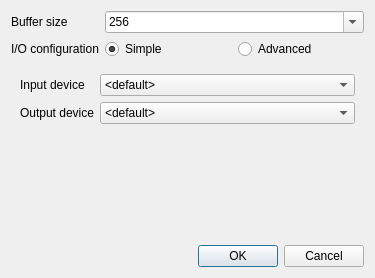
<?xml version="1.0" encoding="UTF-8"?>
<ui version="4.0">
 <class>PwAsioDialog</class>
 <widget class="QDialog" name="PwAsioDialog">
  <property name="geometry">
   <rect>
    <x>0</x>
    <y>0</y>
    <width>375</width>
    <height>278</height>
   </rect>
  </property>
  <property name="windowTitle">
   <string>PipeWire ASIO Settings</string>
  </property>
  <layout class="QVBoxLayout" name="verticalLayout_3">
   <item>
    <layout class="QVBoxLayout" name="verticalLayout">
     <item>
      <layout class="QFormLayout" name="formLayout">
       <item row="0" column="0">
        <widget class="QLabel" name="label">
         <property name="text">
          <string>Buffer size</string>
         </property>
        </widget>
       </item>
       <item row="0" column="1">
        <widget class="QComboBox" name="bufferSize">
         <property name="focusPolicy">
          <enum>Qt::FocusPolicy::StrongFocus</enum>
         </property>
         <property name="inputMethodHints">
          <set>Qt::InputMethodHint::ImhDigitsOnly</set>
         </property>
         <property name="editable">
          <bool>true</bool>
         </property>
         <property name="currentText">
          <string notr="true">256</string>
         </property>
         <property name="placeholderText">
          <string notr="true"/>
         </property>
         <item>
          <property name="text">
           <string notr="true">256</string>
          </property>
         </item>
         <item>
          <property name="text">
           <string notr="true">384</string>
          </property>
         </item>
         <item>
          <property name="text">
           <string notr="true">512</string>
          </property>
         </item>
         <item>
          <property name="text">
           <string notr="true">1024</string>
          </property>
         </item>
         <item>
          <property name="text">
           <string notr="true">2048</string>
          </property>
         </item>
        </widget>
       </item>
       <item row="1" column="0">
        <widget class="QLabel" name="label_2">
         <property name="text">
          <string>I/O configuration</string>
         </property>
        </widget>
       </item>
       <item row="1" column="1">
        <layout class="QHBoxLayout" name="horizontalLayout">
         <item>
          <widget class="QRadioButton" name="layoutButton_0">
           <property name="text">
            <string>Simple</string>
           </property>
           <property name="checked">
            <bool>true</bool>
           </property>
          </widget>
         </item>
         <item>
          <widget class="QRadioButton" name="layoutButton_1">
           <property name="text">
            <string>Advanced</string>
           </property>
          </widget>
         </item>
        </layout>
       </item>
       <item row="2" column="0" colspan="2">
        <widget class="QStackedWidget" name="io_config">
         <property name="currentIndex">
          <number>0</number>
         </property>
         <widget class="QWidget" name="page_0">
          <layout class="QFormLayout" name="formLayout_2">
           <item row="0" column="0">
            <widget class="QLabel" name="label_3">
             <property name="text">
              <string>Input device</string>
             </property>
            </widget>
           </item>
           <item row="0" column="1">
            <widget class="PwIODeviceChooser" name="input_devices">
             <item>
              <property name="text">
               <string>&lt;default&gt;</string>
              </property>
             </item>
            </widget>
           </item>
           <item row="1" column="0">
            <widget class="QLabel" name="label_4">
             <property name="text">
              <string>Output device</string>
             </property>
            </widget>
           </item>
           <item row="1" column="1">
            <widget class="PwIODeviceChooser" name="output_devices">
             <item>
              <property name="text">
               <string>&lt;default&gt;</string>
              </property>
             </item>
            </widget>
           </item>
          </layout>
         </widget>
         <widget class="QWidget" name="page_1">
          <layout class="QVBoxLayout" name="verticalLayout_2">
           <item>
            <widget class="PwIODeviceSelector" name="inputs">
             <property name="title">
              <string>Inputs</string>
             </property>
            </widget>
           </item>
           <item>
            <widget class="PwIODeviceSelector" name="outputs">
             <property name="title">
              <string>Outputs</string>
             </property>
            </widget>
           </item>
          </layout>
         </widget>
        </widget>
       </item>
      </layout>
     </item>
    </layout>
   </item>
   <item>
    <widget class="QDialogButtonBox" name="buttonBox">
     <property name="standardButtons">
      <set>QDialogButtonBox::StandardButton::Cancel|QDialogButtonBox::StandardButton::Ok</set>
     </property>
    </widget>
   </item>
  </layout>
 </widget>
 <customwidgets>
  <customwidget>
   <class>PwIODeviceSelector</class>
   <extends>QGroupBox</extends>
   <header>device_selector.hpp</header>
   <container>1</container>
  </customwidget>
  <customwidget>
   <class>PwIODeviceChooser</class>
   <extends>QComboBox</extends>
   <header>device_chooser.hpp</header>
   <slots>
    <signal>listOpened()</signal>
    <signal>listClosed()</signal>
   </slots>
  </customwidget>
 </customwidgets>
 <resources/>
 <connections>
  <connection>
   <sender>buttonBox</sender>
   <signal>accepted()</signal>
   <receiver>PwAsioDialog</receiver>
   <slot>accept()</slot>
   <hints>
    <hint type="sourcelabel">
     <x>248</x>
     <y>254</y>
    </hint>
    <hint type="destinationlabel">
     <x>157</x>
     <y>274</y>
    </hint>
   </hints>
  </connection>
  <connection>
   <sender>buttonBox</sender>
   <signal>rejected()</signal>
   <receiver>PwAsioDialog</receiver>
   <slot>reject()</slot>
   <hints>
    <hint type="sourcelabel">
     <x>316</x>
     <y>260</y>
    </hint>
    <hint type="destinationlabel">
     <x>286</x>
     <y>274</y>
    </hint>
   </hints>
  </connection>
  <connection>
   <sender>bufferSize</sender>
   <signal>activated(QString)</signal>
   <receiver>PwAsioDialog</receiver>
   <slot>bufferSizeSet(QString)</slot>
   <hints>
    <hint type="sourcelabel">
     <x>187</x>
     <y>31</y>
    </hint>
    <hint type="destinationlabel">
     <x>187</x>
     <y>138</y>
    </hint>
   </hints>
  </connection>
  <connection>
   <sender>input_devices</sender>
   <signal>activated(int)</signal>
   <receiver>PwAsioDialog</receiver>
   <slot>inputDeviceSelected(int)</slot>
   <hints>
    <hint type="sourcelabel">
     <x>201</x>
     <y>113</y>
    </hint>
    <hint type="destinationlabel">
     <x>276</x>
     <y>-18</y>
    </hint>
   </hints>
  </connection>
  <connection>
   <sender>output_devices</sender>
   <signal>activated(int)</signal>
   <receiver>PwAsioDialog</receiver>
   <slot>outputDeviceSelected(int)</slot>
   <hints>
    <hint type="sourcelabel">
     <x>201</x>
     <y>151</y>
    </hint>
    <hint type="destinationlabel">
     <x>308</x>
     <y>-22</y>
    </hint>
   </hints>
  </connection>
  <connection>
   <sender>input_devices</sender>
   <signal>listOpened()</signal>
   <receiver>PwAsioDialog</receiver>
   <slot>inputSelectorOpened()</slot>
   <hints>
    <hint type="sourcelabel">
     <x>180</x>
     <y>86</y>
    </hint>
    <hint type="destinationlabel">
     <x>364</x>
     <y>-12</y>
    </hint>
   </hints>
  </connection>
  <connection>
   <sender>input_devices</sender>
   <signal>listClosed()</signal>
   <receiver>PwAsioDialog</receiver>
   <slot>inputSelectorClosed()</slot>
   <hints>
    <hint type="sourcelabel">
     <x>149</x>
     <y>88</y>
    </hint>
    <hint type="destinationlabel">
     <x>341</x>
     <y>-8</y>
    </hint>
   </hints>
  </connection>
  <connection>
   <sender>output_devices</sender>
   <signal>listOpened()</signal>
   <receiver>PwAsioDialog</receiver>
   <slot>outputSelectorOpened()</slot>
   <hints>
    <hint type="sourcelabel">
     <x>201</x>
     <y>151</y>
    </hint>
    <hint type="destinationlabel">
     <x>913</x>
     <y>38</y>
    </hint>
   </hints>
  </connection>
  <connection>
   <sender>output_devices</sender>
   <signal>listClosed()</signal>
   <receiver>PwAsioDialog</receiver>
   <slot>outputSelectorClosed()</slot>
   <hints>
    <hint type="sourcelabel">
     <x>201</x>
     <y>151</y>
    </hint>
    <hint type="destinationlabel">
     <x>33</x>
     <y>-15</y>
    </hint>
   </hints>
  </connection>
 </connections>
 <slots>
  <slot>bufferSizeSet(QString)</slot>
  <slot>inputDeviceSelected(int)</slot>
  <slot>outputDeviceSelected(int)</slot>
  <slot>inputSelectorOpened()</slot>
  <slot>inputSelectorClosed()</slot>
  <slot>outputSelectorOpened()</slot>
  <slot>outputSelectorClosed()</slot>
 </slots>
</ui>
